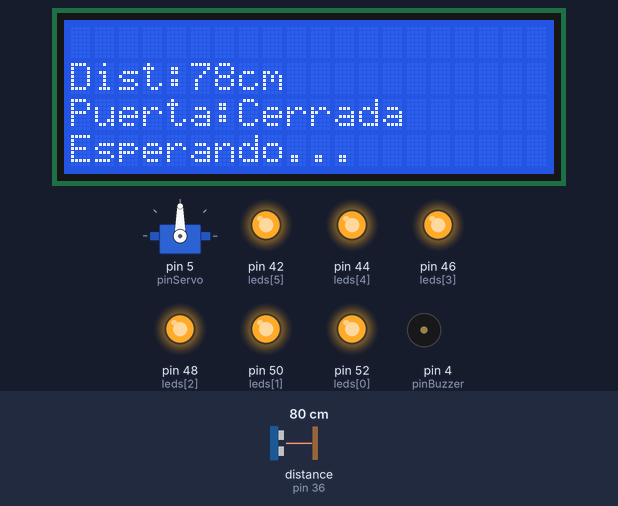
A sketch run on a simulated Arduino Mega 2560, built with avr-gcc and run on an emulated ATmega2560. Parts: 20×4 character LCD, servo, output pins drawn as LEDs (lit = HIGH), buzzer (waves = sounding, pin HIGH). Wiring (inferred from the names in the program): ultrasonic range finder: trigger pin 38; echo pin 36. The test bench sets the inputs (shaded band); at power-on: distance to the obstacle (sensor on pin 36) 80 cm. The echo pulse lasts 58.3 µs per cm; pins used as bus, display or sensor lines are not drawn.

Above: at 2.6 s.
2.7 s: distance to the obstacle (sensor on pin 36) set to 23 cm
At 4.7 s:
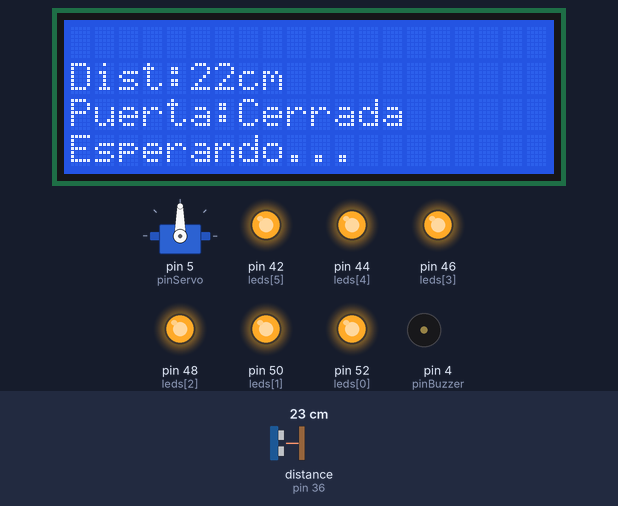
5.5 s: distance to the obstacle (sensor on pin 36) set to 18 cm
At 6.7 s:
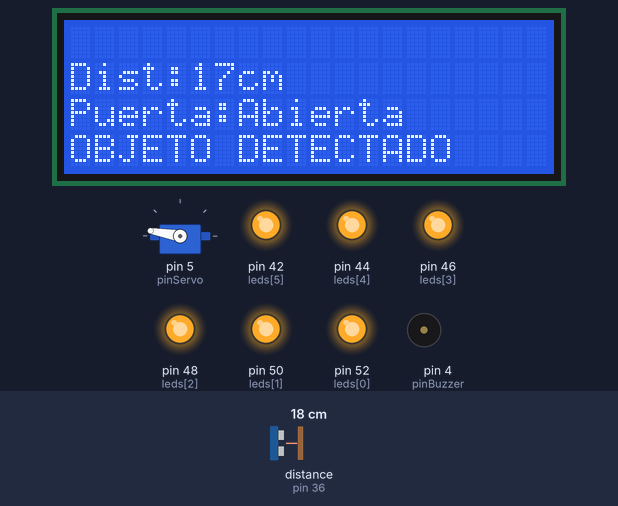
7.7 s: distance to the obstacle (sensor on pin 36) set to 23 cm
At 8.7 s:
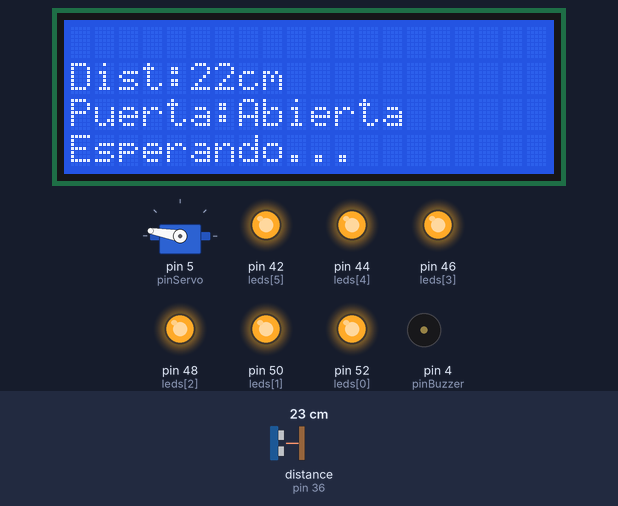
Timing chart, 0 to 10.7 s (numbered marks = the images above; inputs shaded):
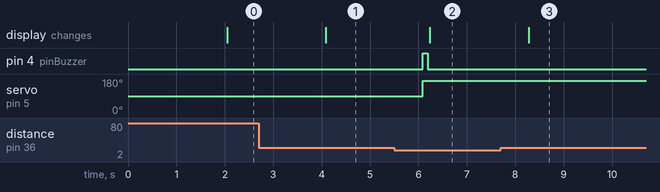

The sketch:

codigo_mega.ino
```cpp
#include <Wire.h>
#include <LiquidCrystal_I2C.h>
#include <Servo.h>
#include <ArduinoJson.h>

// LCD I2C 20x4
LiquidCrystal_I2C lcd(0x27, 20, 4);

// Pines sensores
const int trigPin = 38;
const int echoPin = 36;
// Sensor de llama removido

// Umbral para apertura automática de puerta
const int umbralDistancia = 20; // cm - se abre si distancia < 20cm

// LEDs (digitales)
const int leds[] = {52, 50, 48, 46, 44, 42}; // 6 LEDs

// Servo (puerta)
Servo puerta;
const int pinServo = 5;
int estadoPuerta = 0; // 0 = cerrada, 1 = abierta

// Buzzer (opcional)
const int pinBuzzer = 4;

unsigned long tAnterior = 0;
const unsigned long intervalo = 2000; // cada 2 segundos

String comandoSerial = "";

void setup() {
  Serial.begin(115200);
  Serial1.begin(9600);  // Comunicación con ESP8266

  lcd.init();
  lcd.backlight();
  lcd.clear();

  pinMode(trigPin, OUTPUT);
  pinMode(echoPin, INPUT);
  pinMode(pinBuzzer, OUTPUT);

  for (int i = 0; i < 6; i++) {
    pinMode(leds[i], OUTPUT);
    digitalWrite(leds[i], 1); // Cambio: iniciar apagados
  }

  puerta.attach(pinServo);
  puerta.write(90); // cerrada

  lcd.setCursor(0, 0);
  lcd.print("Sistema iniciado");
}

void loop() {
  // Enviar datos periódicamente
  if (millis() - tAnterior >= intervalo) {
    enviarDatos();
    tAnterior = millis();
  }

  // Leer comandos del ESP8266
  while (Serial1.available()) {
    char c = Serial1.read();
    comandoSerial += c;
    if (c == '}') {
      if (comandoSerial.startsWith("#")) {
        comandoSerial.remove(0, 1); // Eliminar #
        procesarComando(comandoSerial);
      }
      comandoSerial = "";
    }
  }
}

// Enviar datos a ESP8266 como JSON
void enviarDatos() {
  int distancia = medirDistancia();

  // Control automático de puerta por distancia
  if (distancia < umbralDistancia && distancia > 0) {
    if (estadoPuerta == 0) { // Si está cerrada, abrirla
      estadoPuerta = 1;
      puerta.write(170); // Abrir puerta
      digitalWrite(pinBuzzer, HIGH);
      delay(100);
      digitalWrite(pinBuzzer, LOW);
    }
  } else if (distancia > umbralDistancia + 5) { // Histéresis para evitar oscilaciones
    if (estadoPuerta == 1) { // Si está abierta, cerrarla
      estadoPuerta = 0;
      puerta.write(90); // Cerrar puerta
    }
  }

  // Estado actual LEDs
  String ledsEstado = "";
  for (int i = 0; i < 6; i++) {
    ledsEstado += digitalRead(leds[i]);
  }

  StaticJsonDocument<200> doc;
  String salida;

  doc["u"] = distancia;     // ultrasonido
  doc["d"] = ledsEstado;    // estado LEDs
  doc["p"] = estadoPuerta;  // puerta

  serializeJson(doc, salida);
  Serial1.println("DATOS:" + salida); // Prefijo para identificar

  mostrarLCD( distancia);
}

// Mostrar en pantalla
void mostrarLCD( int dist) {
  lcd.clear();

  lcd.setCursor(0, 1);
  lcd.print("Dist:");
  lcd.print(dist);
  lcd.print("cm");

  lcd.setCursor(0, 2);
  lcd.print("Puerta:");
  lcd.print(estadoPuerta == 1 ? "Abierta" : "Cerrada");

  lcd.setCursor(0, 3);
  if (dist < umbralDistancia && dist > 0) {
    lcd.print("OBJETO DETECTADO");
  } else {
    lcd.print("Esperando...");
  }
}

// Medición del ultrasonido
int medirDistancia() {
  digitalWrite(trigPin, LOW);
  delayMicroseconds(2);
  digitalWrite(trigPin, HIGH);
  delayMicroseconds(10);
  digitalWrite(trigPin, LOW);

  long duracion = pulseIn(echoPin, HIGH, 30000);
  int distancia = duracion * 0.034 / 2;

  if (distancia == 0 || distancia > 400) return 999; // fuera de rango
  return distancia;
}

// Procesar JSON recibido desde el ESP
void procesarComando(String jsonStr) {
  StaticJsonDocument<200> doc;
  DeserializationError error = deserializeJson(doc, jsonStr);

  if (error) {
    Serial.println("Error JSON");
    return;
  }

  // Actualizar LEDs (ahora busca campo "d")
  if (doc.containsKey("d")) {
    String luces = doc["d"];
    for (int i = 0; i < 6 && i < luces.length(); i++) {
      digitalWrite(leds[i], luces[i] == '1' ? HIGH : LOW);
    }
  }

  // Actualizar puerta (solo si no está en modo automático)
  if (doc.containsKey("p")) {
    int estado = doc["p"];
    // Solo permitir control manual si no hay objeto cerca
    int distanciaActual = medirDistancia();
    if (distanciaActual >= umbralDistancia || distanciaActual == 999) {
      estadoPuerta = estado;
      puerta.write(estado == 1 ? 170 : 90); // 170° abierta, 90° cerrada
    }
  }

  Serial.println("Comando procesado OK");
}
```

Measured:
- the behaviour switches between 21 and 20 cm on distance to the obstacle (sensor on pin 36) (found by bisection; images 1 and 2)
- after the input at 2.7 s, the display: changes after 1.4 s (image 1)
- after the input at 5.5 s, pin 4 (pinBuzzer): LOW → HIGH after 0.59 s, → LOW 0.10 s later; servo on pin 5 (pinServo): 90° → 170° after 0.59 s; the display: changes after 0.73 s (image 2)
- after the input at 7.7 s, the display: changes after 0.58 s (image 3)
